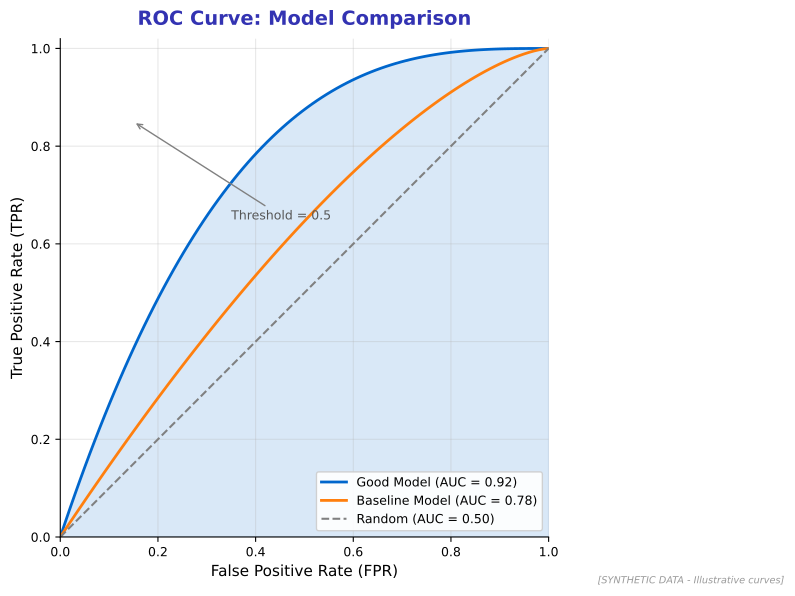

Write Python code to recreate this figure.
"""
ROC Curve - Receiver Operating Characteristic
Shows trade-off between TPR and FPR

Output: roc_curve.pdf
Module: module_03_ai_ml
Lesson: 28 - Classification
"""

from pathlib import Path
import matplotlib.pyplot as plt
import numpy as np

plt.rcParams.update({
    'font.size': 10,
    'axes.labelsize': 10,
    'axes.titlesize': 11,
    'xtick.labelsize': 9,
    'ytick.labelsize': 9,
    'legend.fontsize': 9,
    'figure.figsize': (10, 6),
    'figure.dpi': 150
})

MLPURPLE = '#3333B2'
MLBLUE = '#0066CC'
MLORANGE = '#FF7F0E'
MLGREEN = '#2CA02C'

def create_chart():
    fig, ax = plt.subplots(figsize=(10, 6))

    # Simulated ROC curves for different models
    fpr = np.linspace(0, 1, 100)

    # Perfect model
    tpr_perfect = np.where(fpr < 0.01, 1.0, 1.0)

    # Good model (AUC ~0.92)
    tpr_good = 1 - (1 - fpr)**3

    # Medium model (AUC ~0.78)
    tpr_medium = 1 - (1 - fpr)**1.5

    # Random classifier
    tpr_random = fpr

    ax.plot(fpr, tpr_good, color=MLBLUE, linewidth=2, label='Good Model (AUC = 0.92)')
    ax.plot(fpr, tpr_medium, color=MLORANGE, linewidth=2, label='Baseline Model (AUC = 0.78)')
    ax.plot(fpr, tpr_random, color='gray', linewidth=1.5, linestyle='--', label='Random (AUC = 0.50)')

    # Fill AUC area for good model
    ax.fill_between(fpr, tpr_good, alpha=0.15, color=MLBLUE)

    # Add threshold annotation
    ax.annotate('Threshold = 0.5', xy=(0.15, 0.85), xytext=(0.35, 0.65),
                fontsize=9, arrowprops=dict(arrowstyle='->', color='gray'),
                color='#555555')

    ax.set_xlabel('False Positive Rate (FPR)', fontsize=11)
    ax.set_ylabel('True Positive Rate (TPR)', fontsize=11)
    ax.set_title('ROC Curve: Model Comparison', fontsize=14, fontweight='bold',
                 color=MLPURPLE, pad=10)
    ax.legend(loc='lower right', framealpha=0.9)

    ax.set_xlim(0, 1)
    ax.set_ylim(0, 1.02)
    ax.set_aspect('equal')
    ax.grid(True, alpha=0.3)

    # Remove top and right spines
    ax.spines['top'].set_visible(False)
    ax.spines['right'].set_visible(False)

    fig.text(0.98, 0.02, '[SYNTHETIC DATA - Illustrative curves]', fontsize=7,
             color='#999999', ha='right', style='italic')

    plt.tight_layout()

    output_path = Path(__file__).parent / 'roc_curve.pdf'
    plt.savefig(output_path, format='pdf', dpi=300, bbox_inches='tight')
    plt.close()
    print(f"Chart saved to: {output_path}")
    return output_path

if __name__ == '__main__':
    create_chart()
